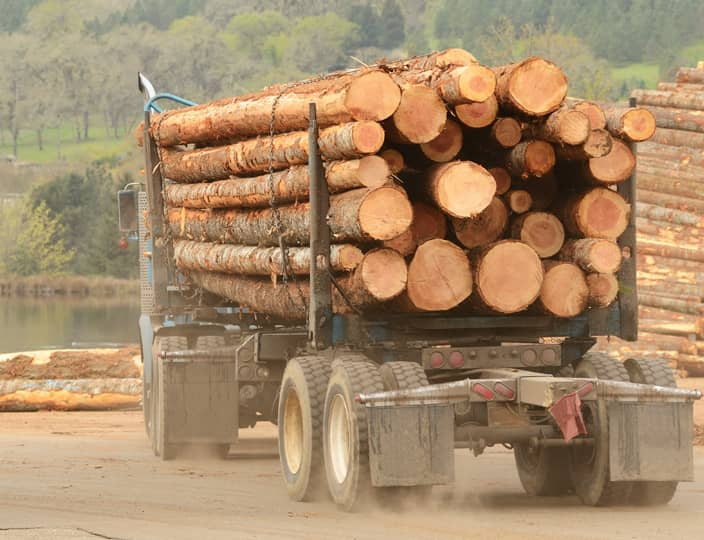
#> input picture OpenCV_Assignment_Image.png, 704 x 540 px
$ python program.py
#> lines starting #> are read from the running program, lines starting #| are printed output that depends on the picture; after the words box and inside, x2 and y2 are one past the last pixel; in counts of white or black regions, pixels touching at a corner belong together
#> further down, img is the input picture: shape (540, 704, 3); mean B, G, R 106.1, 138.2, 166.1
import cv2
import numpy as np
import warnings
warnings.filterwarnings("ignore")
def detect_circle(img):
    crop = img[50:350, 310:660]
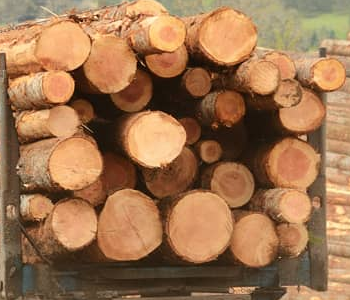
#> crop: shape (300, 350, 3); mean B, G, R 79.1, 115.2, 157.9
    gray = cv2.cvtColor(crop, cv2.COLOR_BGR2GRAY)
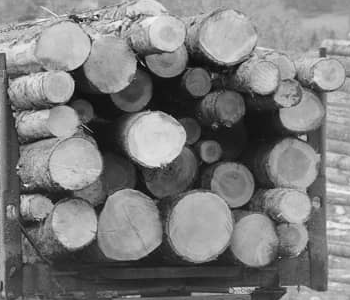
#> gray: shape (300, 350); min 4, max 247, mean 123.9
    blur_image = cv2.blur(gray,(4,5))
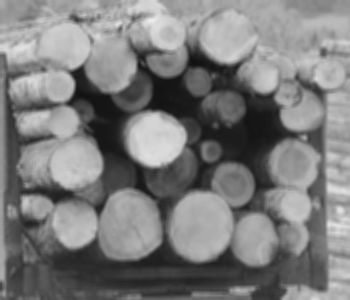
#> blur_image: shape (300, 350); min 17, max 237, mean 123.9
    detecting_cirlcles = cv2.HoughCircles(blur_image,cv2.HOUGH_GRADIENT,1,30,param1 = 30, param2 = 30, minRadius = 1, maxRadius = 46)
#> detecting_cirlcles = 25 rows, first 8: [154.5, 135.5, 30.8], [206.5, 228.5, 38.8], [68.5, 169.5, 35.5], [67.5, 216.5, 33.3], [227.5, 36.5, 26.7], [61.5, 41.5, 30], [134.5, 221.5, 34.4], [295.5, 167.5, 29.9]
    count = 0
    if detecting_cirlcles is not None :
        detecting_circles = np.uint16(np.around(detecting_cirlcles))
#> detecting_circles = 25 rows, first 8: [154, 136, 31], [206, 228, 39], [68, 170, 36], [68, 216, 33], [228, 36, 27], [62, 42, 30], [134, 222, 34], [296, 168, 30]
        for i in detecting_cirlcles[0,:]:
            a,b,r=i[0],i[1],i[2]
            cv2.circle(crop,(int(a),int(b)),int(r),(0,255,0),2)
            count = count + 1
#> this loop made 25 passes
#> (a, b, r) on passes 1 to 12: (154.5, 135.5, 30.8), (206.5, 228.5, 38.8), (68.5, 169.5, 35.5), (67.5, 216.5, 33.3), (227.5, 36.5, 26.7), (61.5, 41.5, 30), (134.5, 221.5, 34.4), (295.5, 167.5, 29.9), (30.5, 220.5, 27.8), (257.5, 239.5, 26.6), (271.5, 64.5, 30), (171.5, 37.5, 28.9)
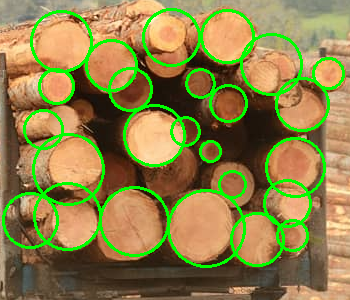
#> crop: shape (300, 350, 3); 10.22% of pixels changed, all inside (x1, y1, x2, y2) = (2, 8, 345, 268)
#> after the loop, count = 25
    return count, img
img = cv2.imread('OpenCV_Assignment_Image.png',cv2.IMREAD_COLOR)
count,img = detect_circle(img)
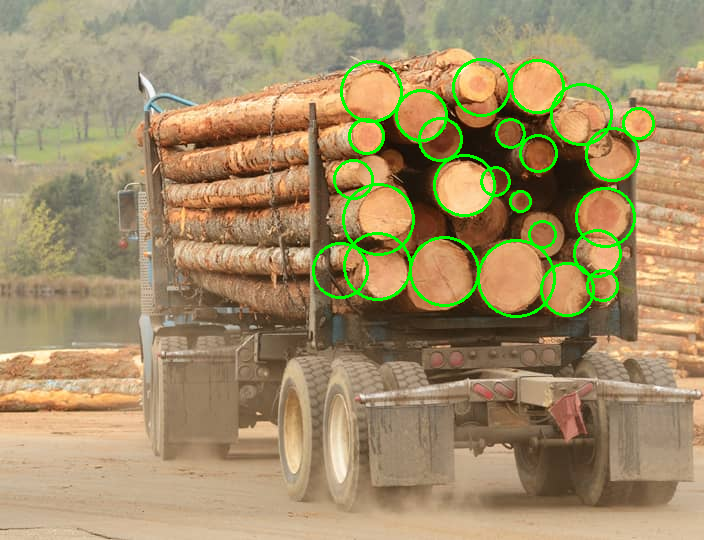
#> img: shape (540, 704, 3); 2.82% of pixels changed, all inside (x1, y1, x2, y2) = (312, 58, 655, 318)
#> count = 25
print("Total Wood Log : ",count)
#| Total Wood Log :  25
cv2.imshow('image',img)
cv2.waitKey(0)
cv2.destroyAllWindows()
